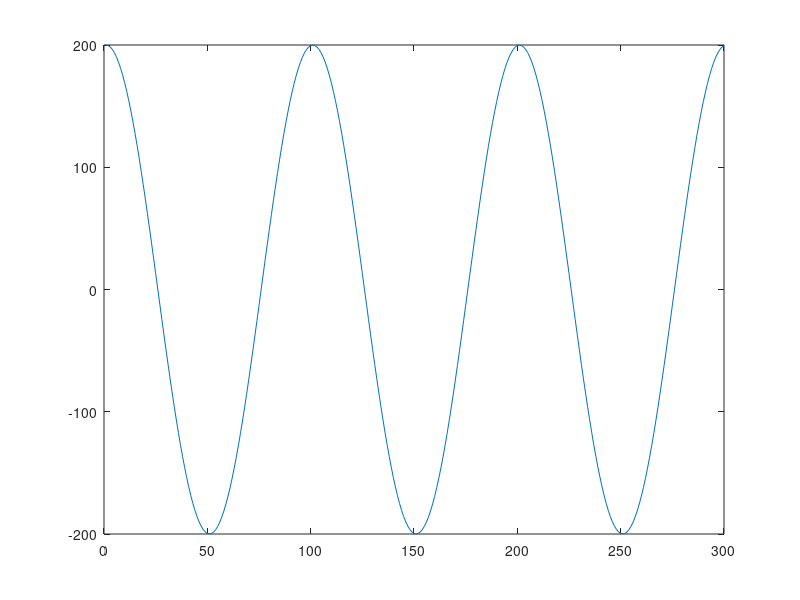
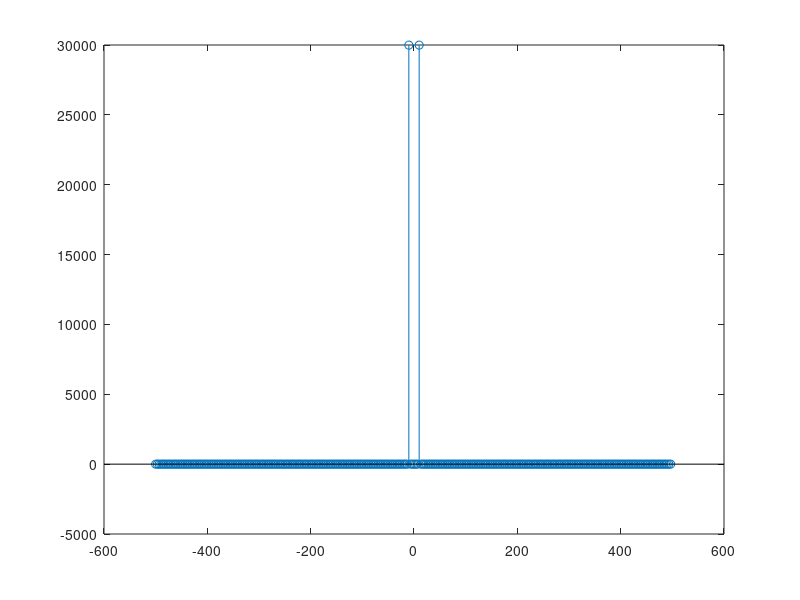

Write MATLAB code to recreate these figures, in order.
clear all;
close all;
clc;

a=20;
pi=3.14159276;
w=20*pi;
fs=1000;
ts=1/fs;
t=0:0.001:0.3-ts;
mat = zeros(10000,length(t));

for i=1:10000
    phi = rand(1,1)*2*pi;
    mat(i,:) = a*cos(t*w + phi);
end


z=zeros(1,length(t));
y=zeros(1,length(t));
for i=1:length(t)
    z(1,i)=mean(mat(:,1).*mat(:,i));
    y(1,i)=mean(mat(:,5).*mat(:,i));
end

figure
plot(z)
freq=linspace(-fs/2,fs/2-(fs/length(t)),length(t));
figure
stem(freq,fftshift(fft(z)))
